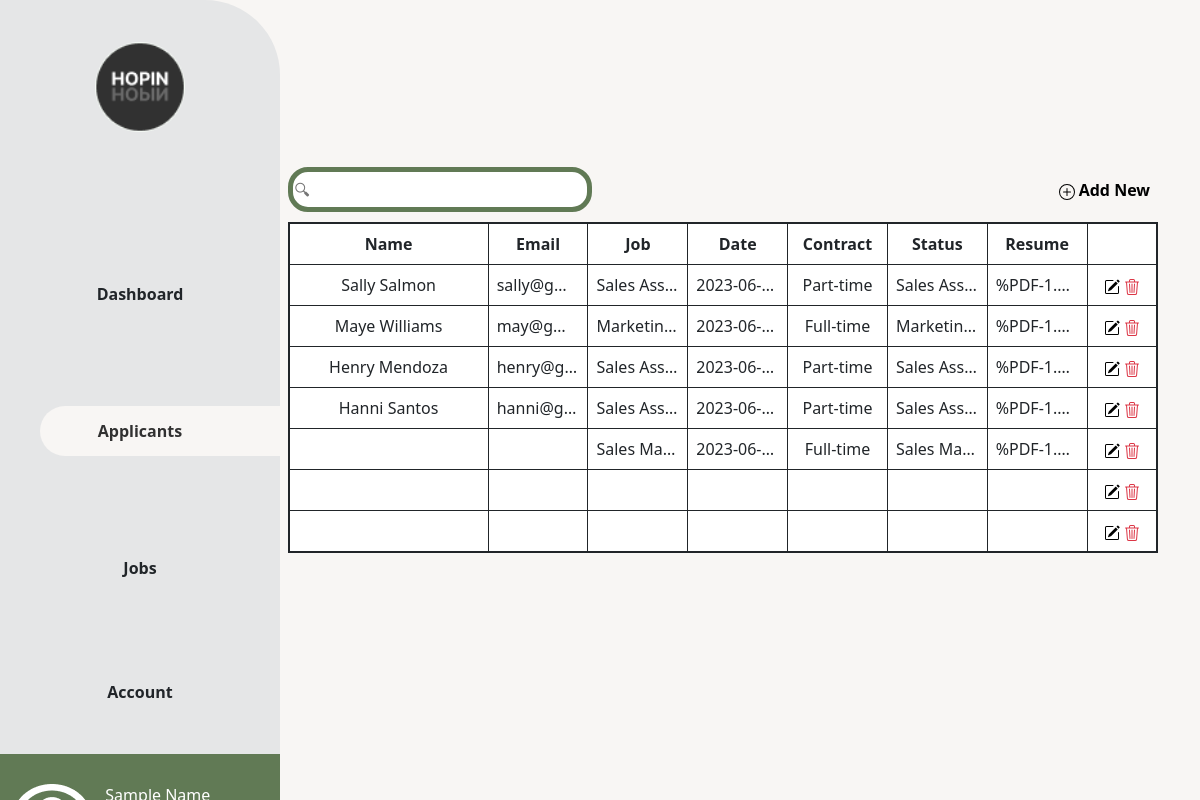
The app's page /html/applicants.php with its own data.
### tables this page shows
CREATE TABLE `applicants` (
  `id` int(11) NOT NULL,
  `Applicant_name` varchar(255) NOT NULL,
  `Applicant_email` varchar(255) NOT NULL,
  `Applicant_job` varchar(255) NOT NULL,
  `Date_applied` date NOT NULL,
  `Applicant_contract` varchar(255) NOT NULL,
  `Applicant_status` enum('Submitted','Under Review','For Interview','Rejected','Hired') NOT NULL,
  `fileInput` blob NOT NULL
);

### html/applicants.php (the view, shortened to what this page needs)
<?php
include("../connections.php");
function getJobContract($jobcontract) {
    global $connections;
    $jobcontract = $connections->real_escape_string($jobcontract);
    $sql = "SELECT Job_contract FROM jobs WHERE Job_title = '$jobcontract'";
    $result = $connections->query($sql);
    if ($result && $result->num_rows > 0) {
        $row = $result->fetch_assoc();
        return $row["Job_contract"];
    }
    return "N/A";
}
function getJobStatus($statusId) {
    global $connections;
    $statusId = $connections->real_escape_string($statusId);
    $sql = "SELECT Job_status FROM jobs WHERE Job_title = '$statusId'";
    echo $statusId;
    $result = $connections->query($sql);
    return "Unknown";
}
$sql = "SELECT * FROM applicants";
$result = $connections->query($sql);
?>
<!DOCTYPE html>
<html lang="en">
<head>
    <link href="https://cdn.jsdelivr.net/npm/bootstrap@5.3.0/dist/css/bootstrap.min.css" rel="stylesheet">
    <link rel="stylesheet" href="..\css\applicants.css">
</head>
<body>
    <div class="sidebar d-flex flex-column flex-shrink-0 p-3" style="width: 280px;">
        <img class="logo-sidebar" src="..\images\Logo.png" alt="">
        <ul class="nav nav-pills flex-column mb-auto mt-1 fw-bold">
            <li class="nav-item my-3">
                <a href="..\html\dashboard.php" class="nav-link link-dark" aria-current="page">
                Dashboard
                </a>
            </li>
            <li class="nav-item my-3">
                <a href="..\html\applicants.php" class="nav-link active d-flex align-items-center justify-content-center">
                Applicants
                </a>
            </li>
            <li class="nav-item my-3">
                <a href="..\html\jobs.php" class="nav-link link-dark">
                Jobs
                </a>
            </li>
            <li class="nav-item my-3">
                <a href="..\html\account.php" class="nav-link link-dark">
                Account
                </a>
            </li>
        </ul>
        <div class="custom-div row">
            <div class="col-4 iconUser-container">
                <img class="iconUser d-flex justify-content-center align-items-center mt-2" src="..\images\svg\icnUser.png" alt="">
            </div>
            <div class="col-8 d-flex justify-content-center flex-column flex-grow-1 mt-2 userDetails">
                    <h6>Sample Name</h6>
            </div>
        </div>
    </div>
    <section class="main container">
        <div class="content">
            <div class="total d-flex align-items-center justify-content-between">
                <input type="text" name="search" placeholder="🔍︎">
                <div class="d-flex">
                    <a class="addNew link-offset-2 link-offset-3-hover text-decoration-none text-black mx-2 fw-bold" href="applicantsnew.php">
                    <i class="bi bi-plus-circle"></i>
                    Add New
                </a>
                </div>
            </div>
            <div >
            <table class="table table-bordered border-dark">
    <thead class="custom-color">
        <tr>
            <th scope="col">Name</th>
            <th scope="col">Email</th>
            <th scope="col">Job</th>
            <th scope="col">Date</th>
            <th scope="col">Contract</th>
            <th scope="col">Status</th>
            <th scope="col">Resume</th>
            <th class="tablink" scope="col"></th>
        </tr>
    </thead>
    <tbody>
        <?php
        if ($result->num_rows > 0) {
            while ($row = $result->fetch_assoc()) {
        ?>
                <tr onclick="redirectToPage('applicprofile.php')">
                    <td><?php echo $row["Applicant_name"]; ?></td>
                    <td><?php echo $row["Applicant_email"]; ?></td>
                    <td><?php echo $row["Applicant_job"]; ?></td>
                    <td><?php echo date("Y-m-d"); ?></td>
                    <td><?php echo getJobContract($row["Applicant_job"]); ?></td>
                    <td><?php echo getJobStatus($row["Applicant_job"]); ?></td>
                    <td><?php echo $row["fileInput"]; ?></td>
                    <td class="tablink">
                        <a href="updateapplicants.php?updateid=<?php echo $row["Applicant_id"]; ?>" class="link-offset-2 link-offset-3-hover link-underline link-underline-opacity-0 link-underline-opacity-75-hover text-black">
                        </a>
                        <a href="deleteapplicants.php?deleteid=<?php echo $row["Applicant_id"]; ?>" class="link-offset-2 link-offset-3-hover link-underline link-underline-opacity-0 link-underline-opacity-75-hover text-danger">
                        </a>
                    </td>
                </tr>
        <?php
            }
        }else {
            echo "<tr><td colspan='8'>No applicants found.</td></tr>";
        }
        ?>
        <tr>
                            <td></td>
                            <td></td>
                            <td></td>
                            <td></td>
                            <td></td>
                            <td></td>
                            <td></td>
                            <td class="tablink">
                                <a class="link-offset-2 link-offset-3-hover link-underline link-underline-opacity-0 link-underline-opacity-75-hover text-black" href="#"></a>
                                <a class="link-offset-2 link-offset-3-hover link-underline link-underline-opacity-0 link-underline-opacity-75-hover text-danger" href="#"></a></td>
                        </tr>
                        <tr>
                            <td></td>
                            <td></td>
                            <td></td>
                            <td></td>
                            <td></td>
                            <td></td>
                            <td></td>
                            <td class="tablink">
                                <a class="link-offset-2 link-offset-3-hover link-underline link-underline-opacity-0 link-underline-opacity-75-hover text-black" href="#"></a>
                                <a class="link-offset-2 link-offset-3-hover link-underline link-underline-opacity-0 link-underline-opacity-75-hover text-danger" href="#"></a></td>
                        </tr>
    </tbody>
</table>
            </div>
        </div>
    </section>
</body>
</html>

### css/applicants.css (style rules this page uses)
body { background-color: #F8F6F4 !important; }
.sidebar { position: fixed; height: 100vh; width: 10%; border-top-right-radius: 75px !important; background-color: #E5E6E7 !important; }
.my-3 { margin: 50px 0 !important; }
.mt-1 { margin-top: 100px !important; }
.mt-2 { margin-top: 30px !important; }
.custom-div { background-color: #617A55; height: 131px; margin: 0; padding: 0; }
.sidebar { padding: 0 !important; }
.nav-link { text-align: center !important; padding: 0 !important; }
.logo-sidebar { width: 90px; height: auto; margin-top: 42px; margin-left: 95px; }
.active { height: 50px !important; color: #313131 !important; background-color: #F8F6F4 !important; border-radius: 65px 0 0 65px !important; text-align: center !important; margin-left: 40px !important; padding-right: 40px !important; }
.iconUser-container { height: 100%; }
.userDetails { color: #FFFFFF !important; }
.main { display: flex; justify-content:center; }
.content { margin-top: 15%; margin-left: 22%; width: 100%; }
.jobs, .vacant, input, .addNew { margin-bottom: 10px }
.total { display: flex; align-items: center; }
input { height:45px ; width: 35%; border:solid 5px #617a55; border-radius: 20px; }
table { border: solid 2px; text-align: center; }
th { width: 10%; }
th:first-child { width: 20%; }
.custom-color { background-color: #617a55; }
.tablink { width: 7%; }
.addNew { align-items: center; margin-left: 10px }
table { border: solid 2px; text-align: center; table-layout: fixed; }
td { max-width: 0; white-space: nowrap; overflow: hidden; text-overflow: ellipsis; }
tr { height: 20px; }

### records on screen
applicants: Applicant_name "Sally Salmon", Applicant_email "sally@g…", Applicant_job "Sales Ass…", Applicant_job "Part-time", fileInput "%PDF-1.3…"
applicants: Applicant_name "Maye Williams", Applicant_email "may@g…", Applicant_job "Marketin…", Applicant_job "Full-time", fileInput "%PDF-1.3…"
applicants: Applicant_name "Henry Mendoza", Applicant_email "henry@g…", Applicant_job "Sales Ass…", Applicant_job "Part-time", fileInput "%PDF-1.3…"
applicants: Applicant_name "Hanni Santos", Applicant_email "hanni@g…", Applicant_job "Sales Ass…", Applicant_job "Part-time", fileInput "%PDF-1.3…"
applicants: Applicant_job "Sales Ma…", Applicant_job "Full-time", fileInput "%PDF-1.3…"
